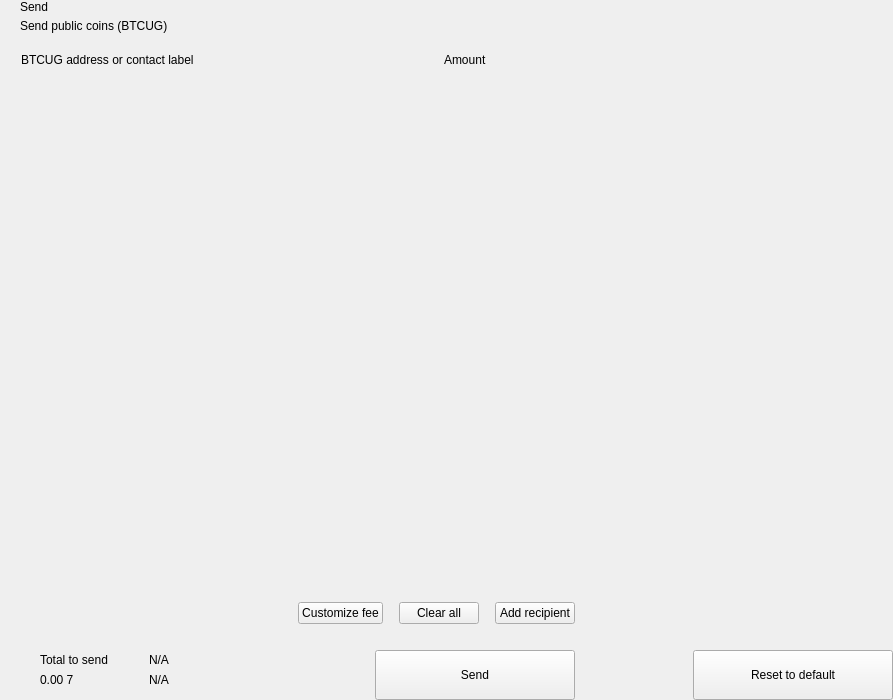
<?xml version="1.0" encoding="UTF-8"?>
<ui version="4.0">
 <class>send</class>
 <widget class="QWidget" name="send">
  <property name="geometry">
   <rect>
    <x>0</x>
    <y>0</y>
    <width>893</width>
    <height>700</height>
   </rect>
  </property>
  <property name="windowTitle">
   <string>Form</string>
  </property>
  <layout class="QHBoxLayout" name="horizontalLayout_2" stretch="2,1">
   <property name="spacing">
    <number>0</number>
   </property>
   <property name="leftMargin">
    <number>0</number>
   </property>
   <property name="topMargin">
    <number>0</number>
   </property>
   <property name="rightMargin">
    <number>0</number>
   </property>
   <property name="bottomMargin">
    <number>0</number>
   </property>
   <item>
    <widget class="QWidget" name="left" native="true">
     <layout class="QVBoxLayout" name="verticalLayout_3">
      <property name="spacing">
       <number>0</number>
      </property>
      <property name="leftMargin">
       <number>0</number>
      </property>
      <property name="topMargin">
       <number>0</number>
      </property>
      <property name="rightMargin">
       <number>0</number>
      </property>
      <property name="bottomMargin">
       <number>0</number>
      </property>
      <item>
       <layout class="QVBoxLayout" name="verticalLayout_22" stretch="0,0,0,1,0,0,0,0">
        <property name="spacing">
         <number>0</number>
        </property>
        <item>
         <layout class="QHBoxLayout" name="horizontalLayout_3">
          <property name="spacing">
           <number>0</number>
          </property>
          <property name="leftMargin">
           <number>20</number>
          </property>
          <property name="rightMargin">
           <number>20</number>
          </property>
          <item>
           <layout class="QVBoxLayout" name="verticalLayout">
            <property name="spacing">
             <number>5</number>
            </property>
            <item>
             <widget class="QLabel" name="labelTitle">
              <property name="text">
               <string>Send</string>
              </property>
              <property name="alignment">
               <set>Qt::AlignLeading|Qt::AlignLeft|Qt::AlignVCenter</set>
              </property>
             </widget>
            </item>
            <item>
             <widget class="QLabel" name="labelSubtitle1">
              <property name="text">
               <string>Send public coins (BTCUG)</string>
              </property>
             </widget>
            </item>
           </layout>
          </item>
          <item>
           <spacer name="horizontalSpacer">
            <property name="orientation">
             <enum>Qt::Horizontal</enum>
            </property>
            <property name="sizeHint" stdset="0">
             <size>
              <width>40</width>
              <height>20</height>
             </size>
            </property>
           </spacer>
          </item>
         </layout>
        </item>
        <item>
         <spacer name="verticalSpacer_2">
          <property name="orientation">
           <enum>Qt::Vertical</enum>
          </property>
          <property name="sizeType">
           <enum>QSizePolicy::Fixed</enum>
          </property>
          <property name="sizeHint" stdset="0">
           <size>
            <width>20</width>
            <height>20</height>
           </size>
          </property>
         </spacer>
        </item>
        <item>
         <layout class="QHBoxLayout" name="horizontalLayout" stretch="6,0,2">
          <property name="spacing">
           <number>0</number>
          </property>
          <property name="leftMargin">
           <number>10</number>
          </property>
          <property name="topMargin">
           <number>0</number>
          </property>
          <property name="rightMargin">
           <number>20</number>
          </property>
          <property name="bottomMargin">
           <number>0</number>
          </property>
          <item>
           <widget class="QLabel" name="labelSubtitleAddress">
            <property name="styleSheet">
             <string notr="true">margin-left:8px;</string>
            </property>
            <property name="text">
             <string>BTCUG address or contact label</string>
            </property>
           </widget>
          </item>
          <item>
           <spacer name="horizontalSpacer_3">
            <property name="orientation">
             <enum>Qt::Horizontal</enum>
            </property>
            <property name="sizeType">
             <enum>QSizePolicy::Fixed</enum>
            </property>
            <property name="sizeHint" stdset="0">
             <size>
              <width>40</width>
              <height>1</height>
             </size>
            </property>
           </spacer>
          </item>
          <item>
           <widget class="QLabel" name="labelSubtitleAmount">
            <property name="text">
             <string>Amount</string>
            </property>
           </widget>
          </item>
         </layout>
        </item>
        <item>
         <widget class="QScrollArea" name="scrollArea">
          <property name="minimumSize">
           <size>
            <width>0</width>
            <height>350</height>
           </size>
          </property>
          <property name="styleSheet">
           <string notr="true">#scrollArea {
            background:transparent;
            margin-top:10px;
}</string>
          </property>
          <property name="horizontalScrollBarPolicy">
           <enum>Qt::ScrollBarAlwaysOff</enum>
          </property>
          <property name="sizeAdjustPolicy">
           <enum>QAbstractScrollArea::AdjustIgnored</enum>
          </property>
          <property name="widgetResizable">
           <bool>true</bool>
          </property>
          <property name="alignment">
           <set>Qt::AlignLeading|Qt::AlignLeft|Qt::AlignTop</set>
          </property>
          <widget class="QWidget" name="scrollAreaWidgetContents">
           <property name="geometry">
            <rect>
             <x>0</x>
             <y>0</y>
             <width>591</width>
             <height>16</height>
            </rect>
           </property>
           <property name="sizePolicy">
            <sizepolicy hsizetype="Preferred" vsizetype="Maximum">
             <horstretch>0</horstretch>
             <verstretch>0</verstretch>
            </sizepolicy>
           </property>
           <property name="autoFillBackground">
            <bool>false</bool>
           </property>
           <property name="styleSheet">
            <string notr="true">#scrollAreaWidgetContents {
             background:transparent;
             }</string>
           </property>
           <layout class="QVBoxLayout" name="verticalLayout_7">
            <property name="spacing">
             <number>0</number>
            </property>
            <property name="sizeConstraint">
             <enum>QLayout::SetDefaultConstraint</enum>
            </property>
            <property name="leftMargin">
             <number>0</number>
            </property>
            <property name="topMargin">
             <number>0</number>
            </property>
            <property name="rightMargin">
             <number>0</number>
            </property>
            <property name="bottomMargin">
             <number>0</number>
            </property>
           </layout>
          </widget>
         </widget>
        </item>
        <item>
         <spacer name="verticalSpacer_4">
          <property name="orientation">
           <enum>Qt::Vertical</enum>
          </property>
          <property name="sizeType">
           <enum>QSizePolicy::Fixed</enum>
          </property>
          <property name="sizeHint" stdset="0">
           <size>
            <width>20</width>
            <height>20</height>
           </size>
          </property>
         </spacer>
        </item>
        <item>
         <layout class="QHBoxLayout" name="horizontalLayout_20">
          <property name="spacing">
           <number>6</number>
          </property>
          <property name="leftMargin">
           <number>20</number>
          </property>
          <property name="rightMargin">
           <number>20</number>
          </property>
          <item>
           <spacer name="horizontalSpacer_4">
            <property name="orientation">
             <enum>Qt::Horizontal</enum>
            </property>
            <property name="sizeHint" stdset="0">
             <size>
              <width>10</width>
              <height>20</height>
             </size>
            </property>
           </spacer>
          </item>
          <item>
           <widget class="QPushButton" name="pushButtonFee">
            <property name="focusPolicy">
             <enum>Qt::NoFocus</enum>
            </property>
            <property name="text">
             <string>Customize fee</string>
            </property>
           </widget>
          </item>
          <item>
           <spacer name="horizontalSpacer_11">
            <property name="orientation">
             <enum>Qt::Horizontal</enum>
            </property>
            <property name="sizeType">
             <enum>QSizePolicy::Minimum</enum>
            </property>
            <property name="sizeHint" stdset="0">
             <size>
              <width>10</width>
              <height>20</height>
             </size>
            </property>
           </spacer>
          </item>
          <item>
           <widget class="QPushButton" name="pushButtonClear">
            <property name="focusPolicy">
             <enum>Qt::NoFocus</enum>
            </property>
            <property name="layoutDirection">
             <enum>Qt::RightToLeft</enum>
            </property>
            <property name="text">
             <string>Clear all</string>
            </property>
           </widget>
          </item>
          <item>
           <spacer name="horizontalSpacer_6">
            <property name="orientation">
             <enum>Qt::Horizontal</enum>
            </property>
            <property name="sizeType">
             <enum>QSizePolicy::Fixed</enum>
            </property>
            <property name="sizeHint" stdset="0">
             <size>
              <width>10</width>
              <height>20</height>
             </size>
            </property>
           </spacer>
          </item>
          <item>
           <widget class="QPushButton" name="pushButtonAddRecipient">
            <property name="focusPolicy">
             <enum>Qt::NoFocus</enum>
            </property>
            <property name="text">
             <string>Add recipient</string>
            </property>
           </widget>
          </item>
         </layout>
        </item>
        <item>
         <spacer name="verticalSpacer">
          <property name="orientation">
           <enum>Qt::Vertical</enum>
          </property>
          <property name="sizeType">
           <enum>QSizePolicy::Fixed</enum>
          </property>
          <property name="sizeHint" stdset="0">
           <size>
            <width>20</width>
            <height>16</height>
           </size>
          </property>
         </spacer>
        </item>
        <item>
         <layout class="QHBoxLayout" name="horizontalLayout_7">
          <property name="rightMargin">
           <number>20</number>
          </property>
          <item>
           <layout class="QHBoxLayout" name="horizontalLayout_10">
            <property name="spacing">
             <number>0</number>
            </property>
            <property name="leftMargin">
             <number>8</number>
            </property>
            <item>
             <widget class="QStackedWidget" name="stackedWidget">
              <property name="minimumSize">
               <size>
                <width>0</width>
                <height>60</height>
               </size>
              </property>
              <property name="maximumSize">
               <size>
                <width>16777215</width>
                <height>60</height>
               </size>
              </property>
              <widget class="QWidget" name="page1">
               <layout class="QVBoxLayout" name="verticalLayout_71" stretch="0">
                <property name="spacing">
                 <number>6</number>
                </property>
                <property name="leftMargin">
                 <number>12</number>
                </property>
                <property name="topMargin">
                 <number>0</number>
                </property>
                <property name="rightMargin">
                 <number>0</number>
                </property>
                <property name="bottomMargin">
                 <number>0</number>
                </property>
                <item>
                 <widget class="QWidget" name="coinWidget" native="true">
                  <property name="minimumSize">
                   <size>
                    <width>0</width>
                    <height>60</height>
                   </size>
                  </property>
                  <property name="maximumSize">
                   <size>
                    <width>16777215</width>
                    <height>60</height>
                   </size>
                  </property>
                  <layout class="QHBoxLayout" name="horizontalLayout_9">
                   <property name="spacing">
                    <number>0</number>
                   </property>
                   <property name="leftMargin">
                    <number>20</number>
                   </property>
                   <property name="topMargin">
                    <number>10</number>
                   </property>
                   <property name="rightMargin">
                    <number>20</number>
                   </property>
                   <property name="bottomMargin">
                    <number>10</number>
                   </property>
                   <item>
                    <layout class="QVBoxLayout" name="verticalSend">
                     <property name="spacing">
                      <number>0</number>
                     </property>
                     <item>
                      <widget class="QLabel" name="labelTitleTotalSend">
                       <property name="text">
                        <string>Total to send</string>
                       </property>
                      </widget>
                     </item>
                     <item>
                      <widget class="QLabel" name="labelAmountSend">
                       <property name="text">
                        <string notr="true">0.00 7</string>
                       </property>
                      </widget>
                     </item>
                    </layout>
                   </item>
                   <item>
                    <spacer name="horizontalSpacer_9">
                     <property name="orientation">
                      <enum>Qt::Horizontal</enum>
                     </property>
                     <property name="sizeType">
                      <enum>QSizePolicy::Fixed</enum>
                     </property>
                     <property name="sizeHint" stdset="0">
                      <size>
                       <width>20</width>
                       <height>20</height>
                      </size>
                     </property>
                    </spacer>
                   </item>
                   <item>
                    <widget class="QLabel" name="labelLine">
                     <property name="minimumSize">
                      <size>
                       <width>1</width>
                       <height>0</height>
                      </size>
                     </property>
                     <property name="maximumSize">
                      <size>
                       <width>1</width>
                       <height>16777215</height>
                      </size>
                     </property>
                     <property name="text">
                      <string/>
                     </property>
                    </widget>
                   </item>
                   <item>
                    <spacer name="horizontalSpacer_10">
                     <property name="orientation">
                      <enum>Qt::Horizontal</enum>
                     </property>
                     <property name="sizeType">
                      <enum>QSizePolicy::Fixed</enum>
                     </property>
                     <property name="sizeHint" stdset="0">
                      <size>
                       <width>20</width>
                       <height>20</height>
                      </size>
                     </property>
                    </spacer>
                   </item>
                   <item>
                    <layout class="QVBoxLayout" name="verticalRemaining">
                     <property name="spacing">
                      <number>0</number>
                     </property>
                     <item>
                      <widget class="QLabel" name="labelTitleTotalRemaining">
                       <property name="text">
                        <string notr="true">N/A</string>
                       </property>
                      </widget>
                     </item>
                     <item>
                      <widget class="QLabel" name="labelAmountRemaining">
                       <property name="text">
                        <string notr="true">N/A</string>
                       </property>
                      </widget>
                     </item>
                    </layout>
                   </item>
                  </layout>
                 </widget>
                </item>
               </layout>
              </widget>
              <widget class="QWidget" name="page_2"/>
             </widget>
            </item>
           </layout>
          </item>
          <item>
           <spacer name="horizontalSpacer_5">
            <property name="orientation">
             <enum>Qt::Horizontal</enum>
            </property>
            <property name="sizeType">
             <enum>QSizePolicy::Expanding</enum>
            </property>
            <property name="sizeHint" stdset="0">
             <size>
              <width>40</width>
              <height>20</height>
             </size>
            </property>
           </spacer>
          </item>
          <item alignment="Qt::AlignBottom">
           <widget class="QPushButton" name="pushButtonSave">
            <property name="minimumSize">
             <size>
              <width>200</width>
              <height>50</height>
             </size>
            </property>
            <property name="maximumSize">
             <size>
              <width>200</width>
              <height>50</height>
             </size>
            </property>
            <property name="focusPolicy">
             <enum>Qt::NoFocus</enum>
            </property>
            <property name="text">
             <string>Send</string>
            </property>
           </widget>
          </item>
         </layout>
        </item>
       </layout>
      </item>
     </layout>
    </widget>
   </item>
   <item>
    <widget class="QWidget" name="right" native="true">
     <layout class="QVBoxLayout" name="verticalLayout_5">
      <property name="leftMargin">
       <number>0</number>
      </property>
      <property name="topMargin">
       <number>0</number>
      </property>
      <property name="rightMargin">
       <number>0</number>
      </property>
      <property name="bottomMargin">
       <number>0</number>
      </property>
      <item>
       <layout class="QVBoxLayout" name="verticalLayout_4">
        <property name="spacing">
         <number>6</number>
        </property>
        <item>
         <widget class="OptionButton" name="btnCoinControl" native="true">
          <property name="minimumSize">
           <size>
            <width>0</width>
            <height>50</height>
           </size>
          </property>
         </widget>
        </item>
        <item>
         <widget class="OptionButton" name="btnChangeAddress" native="true">
          <property name="minimumSize">
           <size>
            <width>0</width>
            <height>50</height>
           </size>
          </property>
         </widget>
        </item>
        <item>
         <widget class="OptionButton" name="btnUri" native="true">
          <property name="minimumSize">
           <size>
            <width>0</width>
            <height>50</height>
           </size>
          </property>
         </widget>
        </item>
        <item>
         <spacer name="verticalSpacer_5">
          <property name="orientation">
           <enum>Qt::Vertical</enum>
          </property>
          <property name="sizeHint" stdset="0">
           <size>
            <width>20</width>
            <height>40</height>
           </size>
          </property>
         </spacer>
        </item>
        <item>
         <layout class="QHBoxLayout" name="horizontalLayout_8">
          <item>
           <spacer name="horizontalSpacer_7">
            <property name="orientation">
             <enum>Qt::Horizontal</enum>
            </property>
            <property name="sizeHint" stdset="0">
             <size>
              <width>40</width>
              <height>20</height>
             </size>
            </property>
           </spacer>
          </item>
          <item>
           <widget class="QPushButton" name="pushButtonReset">
            <property name="minimumSize">
             <size>
              <width>200</width>
              <height>50</height>
             </size>
            </property>
            <property name="maximumSize">
             <size>
              <width>200</width>
              <height>50</height>
             </size>
            </property>
            <property name="focusPolicy">
             <enum>Qt::NoFocus</enum>
            </property>
            <property name="text">
             <string>Reset to default</string>
            </property>
           </widget>
          </item>
         </layout>
        </item>
       </layout>
      </item>
     </layout>
    </widget>
   </item>
  </layout>
 </widget>
 <customwidgets>
  <customwidget>
   <class>OptionButton</class>
   <extends>QWidget</extends>
   <header>qt/BoldTechnologyCommerceUganda/optionbutton.h</header>
   <container>1</container>
  </customwidget>
 </customwidgets>
 <resources/>
 <connections/>
</ui>
